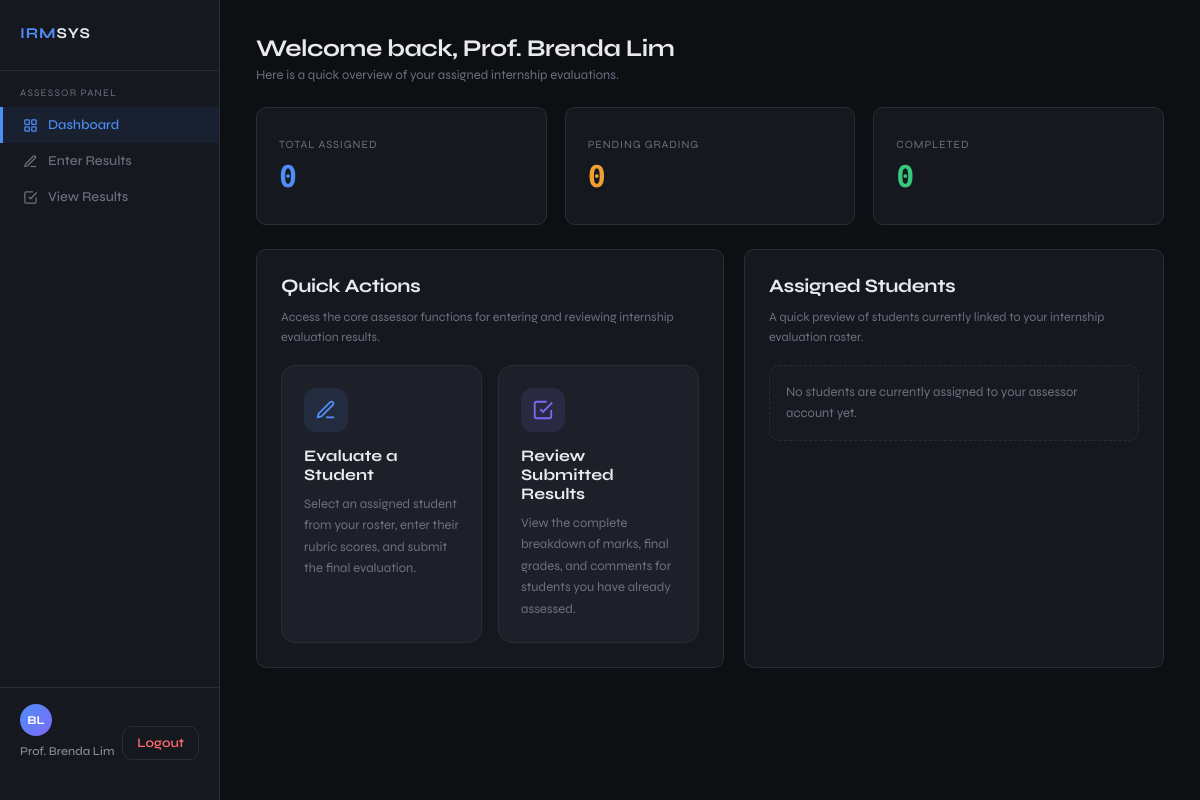
The page /src/assessor_dashboard.php (signed in) on the database as committed earlier.
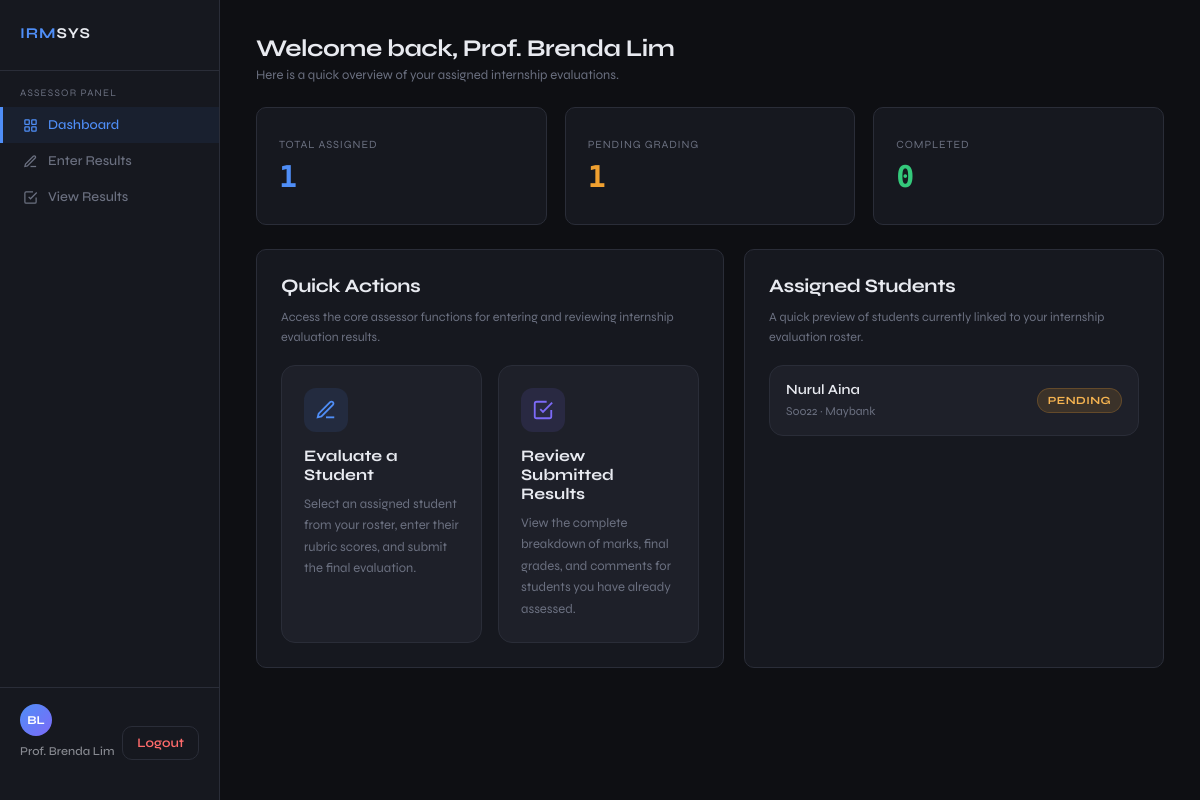
The same page on the database as committed later.
### tables this page shows
CREATE TABLE users (
    user_id       INT AUTO_INCREMENT PRIMARY KEY,
    username      VARCHAR(50)  NOT NULL UNIQUE,
    password      VARCHAR(255) NOT NULL,
    full_name     VARCHAR(100) NOT NULL,
    role          ENUM('admin','lecturer','supervisor','student') NOT NULL,
    programme     ENUM('Engineering','Arts and Design','Computer Science','Finance') DEFAULT NULL,
    company_name  VARCHAR(150) DEFAULT NULL,
    email         VARCHAR(100) NOT NULL UNIQUE,
    student_id    VARCHAR(10) DEFAULT NULL,
    status        ENUM('active','inactive') DEFAULT 'active',
    created_at    DATETIME DEFAULT CURRENT_TIMESTAMP,

    FOREIGN KEY (student_id) REFERENCES students(student_id) ON DELETE SET NULL
);

CREATE TABLE internships (
    internship_id   INT AUTO_INCREMENT PRIMARY KEY,
    student_id      VARCHAR(10) NOT NULL UNIQUE,
    lecturer_id     INT DEFAULT NULL,
    supervisor_id   INT DEFAULT NULL,
    company_name    VARCHAR(150) DEFAULT NULL,
    industry        VARCHAR(100) DEFAULT NULL,
    start_date      DATE DEFAULT NULL,
    end_date        DATE DEFAULT NULL,
    status          ENUM('unassigned','pending','completed') DEFAULT 'unassigned',
    notes           TEXT,
    created_at      DATETIME DEFAULT CURRENT_TIMESTAMP,
    updated_at      DATETIME DEFAULT CURRENT_TIMESTAMP ON UPDATE CURRENT_TIMESTAMP,

    FOREIGN KEY (student_id)    REFERENCES students(student_id) ON DELETE CASCADE,
    FOREIGN KEY (lecturer_id)   REFERENCES users(user_id) ON DELETE SET NULL,
    FOREIGN KEY (supervisor_id) REFERENCES users(user_id) ON DELETE SET NULL
);

CREATE TABLE students (
    student_id  VARCHAR(10)  PRIMARY KEY,
    full_name   VARCHAR(100) NOT NULL,
    programme   ENUM('Engineering','Arts and Design','Computer Science','Finance') NOT NULL,
    email       VARCHAR(100) NOT NULL UNIQUE,
    status      ENUM('active','inactive') DEFAULT 'active',
    created_at  DATETIME DEFAULT CURRENT_TIMESTAMP
);

### src/assessor_dashboard.php (the view, shortened to what this page needs)
<?php
$conn = getConnection();
$user_id = (int)($_SESSION['user_id'] ?? 0);
$full_name = $_SESSION['full_name'] ?? 'Assessor User';
function e($value) {
    return htmlspecialchars((string)$value, ENT_QUOTES, 'UTF-8');
}
function get_initials($name) {
    $name = preg_replace('/\b(Dr|Prof|Mr|Mrs|Ms|Miss)\.?\s*/i', '', trim($name));
    $parts = preg_split('/\s+/', trim($name));
    $initials = '';
    foreach ($parts as $part) {
        if ($part !== '') {
            $initials .= strtoupper(substr($part, 0, 1));
        }
        if (strlen($initials) >= 2) break;
    }
    return $initials ?: 'AU';
}
function scalar_prepared(mysqli $conn, string $sql, string $types = '', array $params = []): int {
    $stmt = $conn->prepare($sql);
    if ($types !== '' && !empty($params)) {
        $stmt->bind_param($types, ...$params);
    }
    $total = 0;
    if ($stmt->execute()) {
        $result = $stmt->get_result();
        if ($result && ($row = $result->fetch_assoc())) {
            $total = (int)($row['total'] ?? 0);
        }
    }
    return $total;
}
function get_assessor_name(mysqli $conn, int $user_id, string $fallback): string {
    $sql = "SELECT full_name FROM users WHERE user_id = ? AND role IN ('lecturer', 'supervisor') LIMIT 1";
    $stmt = $conn->prepare($sql);
    $stmt->bind_param('i', $user_id);
    $name = $fallback;
    if ($stmt->execute()) {
        $result = $stmt->get_result();
        if ($result && ($row = $result->fetch_assoc())) {
            if (!empty($row['full_name'])) {
                $name = $row['full_name'];
            }
        }
    }
    return $name;
}
function get_assessor_dashboard_stats(mysqli $conn, int $user_id): array {
    $totalAssigned = scalar_prepared(
        $conn,
        "SELECT COUNT(*) AS total
         FROM internships
         WHERE lecturer_id = ? OR supervisor_id = ?",
        'ii',
        [$user_id, $user_id]
    );
    $pendingCount = scalar_prepared(
        $conn,
        "SELECT COUNT(*) AS total
         FROM internships
         WHERE (lecturer_id = ? OR supervisor_id = ?)
           AND status = 'pending'",
        'ii',
        [$user_id, $user_id]
    );
    $completedCount = scalar_prepared(
        $conn,
        "SELECT COUNT(*) AS total
         FROM internships
         WHERE (lecturer_id = ? OR supervisor_id = ?)
           AND status = 'completed'",
        'ii',
        [$user_id, $user_id]
    );
    return [
        'totalAssigned'   => $totalAssigned,
        'pendingCount'    => $pendingCount,
        'completedCount'  => $completedCount,
    ];
}
function get_my_students_preview(mysqli $conn, int $user_id, int $limit = 5): array {
    $items = [];
    $sql = "
        SELECT
            s.student_id,
            s.full_name AS student_name,
            i.company_name,
            i.status
        FROM internships i
        JOIN students s ON i.student_id = s.student_id
        WHERE (i.lecturer_id = ? OR i.supervisor_id = ?)
        ORDER BY
            FIELD(i.status, 'pending', 'completed', 'unassigned'),
            i.updated_at DESC,
            i.internship_id DESC
        LIMIT ?
    ";
    $stmt = $conn->prepare($sql);
    $stmt->bind_param('iii', $user_id, $user_id, $limit);
    if ($stmt->execute()) {
        $result = $stmt->get_result();
        while ($row = $result->fetch_assoc()) {
            $items[] = [
                'student_id'   => $row['student_id'] ?? '',
                'student_name' => $row['student_name'] ?? 'Unknown Student',
                'company_name' => $row['company_name'] ?? '-',
                'status'       => $row['status'] ?? 'pending',
            ];
        }
    }
    return $items;
}
$full_name = get_assessor_name($conn, $user_id, $full_name);
$avatar = get_initials($full_name);
$stats = get_assessor_dashboard_stats($conn, $user_id);
$studentPreview = get_my_students_preview($conn, $user_id, 5);
?>
<!DOCTYPE html>
<html lang="en">
<head>
</head>
<body>
<nav class="sidebar">
  <div class="logo">IRM<span>SYS</span></div>
  <div class="nav-label">Assessor Panel</div>
  <a class="nav-item active" href="assessor_dashboard.php">
    <svg width="15" height="15" fill="none" viewBox="0 0 24 24" stroke="currentColor" stroke-width="2">
      <rect x="3" y="3" width="7" height="7" rx="1"/>
      <rect x="14" y="3" width="7" height="7" rx="1"/>
      <rect x="3" y="14" width="7" height="7" rx="1"/>
      <rect x="14" y="14" width="7" height="7" rx="1"/>
    </svg>
    Dashboard
  </a>
  <a class="nav-item" href="result_entry.php">
    <svg width="15" height="15" fill="none" viewBox="0 0 24 24" stroke="currentColor" stroke-width="2">
      <path d="M12 20h9"/>
      <path d="M16.5 3.5a2.121 2.121 0 1 1 3 3L7 19l-4 1 1-4 12.5-12.5z"/>
    </svg>
    Enter Results
  </a>
  <a class="nav-item" href="assessor_view_results.php">
    <svg width="15" height="15" fill="none" viewBox="0 0 24 24" stroke="currentColor" stroke-width="2">
      <path d="M9 11l3 3L22 4"/>
      <path d="M21 12v7a2 2 0 0 1-2 2H5a2 2 0 0 1-2-2V5a2 2 0 0 1 2-2h11"/>
    </svg>
    View Results
  </a>
  <div class="sidebar-footer">
    <div class="sidebar-user">
      <div class="avatar"><?= e($avatar) ?></div>
      <div class="user-name"><?= e($full_name) ?></div>
    </div>
    <a href="logout.php" class="logout-btn">Logout</a>
  </div>
</nav>
<main class="main">
  <div class="page-header">
    <div>
      <div class="page-title">Welcome back, <?= e($full_name) ?></div>
      <div class="page-sub">Here is a quick overview of your assigned internship evaluations.</div>
    </div>
  </div>
  <section class="stats-row">
    <div class="stat-card">
      <div class="stat-label">Total Assigned</div>
      <div class="stat-value blue"><?= (int)$stats['totalAssigned'] ?></div>
    </div>
    <div class="stat-card">
      <div class="stat-label">Pending Grading</div>
      <div class="stat-value amber"><?= (int)$stats['pendingCount'] ?></div>
    </div>
    <div class="stat-card">
      <div class="stat-label">Completed</div>
      <div class="stat-value green"><?= (int)$stats['completedCount'] ?></div>
    </div>
  </section>
  <section class="content-grid">
    <div class="panel">
      <div class="panel-title">Quick Actions</div>
      <div class="panel-sub">Access the core assessor functions for entering and reviewing internship evaluation results.</div>
      <div class="quick-actions">
        <a href="result_entry.php" class="action-card">
          <div class="action-icon">
            <svg width="22" height="22" fill="none" viewBox="0 0 24 24" stroke="currentColor" stroke-width="2">
              <path d="M12 20h9"/>
              <path d="M16.5 3.5a2.121 2.121 0 1 1 3 3L7 19l-4 1 1-4 12.5-12.5z"/>
            </svg>
          </div>
          <div class="action-title">Evaluate a Student</div>
          <div class="action-desc">
            Select an assigned student from your roster, enter their rubric scores, and submit the final evaluation.
          </div>
        </a>
        <a href="assessor_view_results.php" class="action-card">
          <div class="action-icon purple">
            <svg width="22" height="22" fill="none" viewBox="0 0 24 24" stroke="currentColor" stroke-width="2">
              <path d="M9 11l3 3L22 4"/>
              <path d="M21 12v7a2 2 0 0 1-2 2H5a2 2 0 0 1-2-2V5a2 2 0 0 1 2-2h11"/>
            </svg>
          </div>
          <div class="action-title">Review Submitted Results</div>
          <div class="action-desc">
            View the complete breakdown of marks, final grades, and comments for students you have already assessed.
          </div>
        </a>
      </div>
    </div>
    <div class="panel">
      <div class="panel-title">Assigned Students</div>
      <div class="panel-sub">A quick preview of students currently linked to your internship evaluation roster.</div>
      <?php if (!empty($studentPreview)): ?>
        <div class="student-list">
          <?php foreach ($studentPreview as $item): ?>
            <?php
              $status = strtolower($item['status']);
              $statusClass = 'status-pending';
            ?>
            <div class="student-item">
              <div class="student-meta">
                <div class="student-name"><?= e($item['student_name']) ?></div>
                <div class="student-sub">
                  <?= e($item['student_id']) ?> · <?= e($item['company_name'] ?: '-') ?>
                </div>
              </div>
              <div class="status-badge <?= e($statusClass) ?>">
                <?= e($status) ?>
              </div>
            </div>
          <?php endforeach; ?>
        </div>
      <?php else: ?>
        <div class="empty-state">
          No students are currently assigned to your assessor account yet.
        </div>
      <?php endif; ?>
    </div>
  </section>
</main>
</body>
</html>

Rows that differ between the two databases and show on the page:
now on this page (row edited): internships: student.full_name "Nurul Aina", student.student_id "S0022", company_name "Maybank", status "PENDING"
Other text that changed with them:
$stats['totalAssigned']: "0" → "1"
$stats['pendingCount']: "0" → "1"
text no longer shown: "No students are currently assigned to your assessor account yet."
